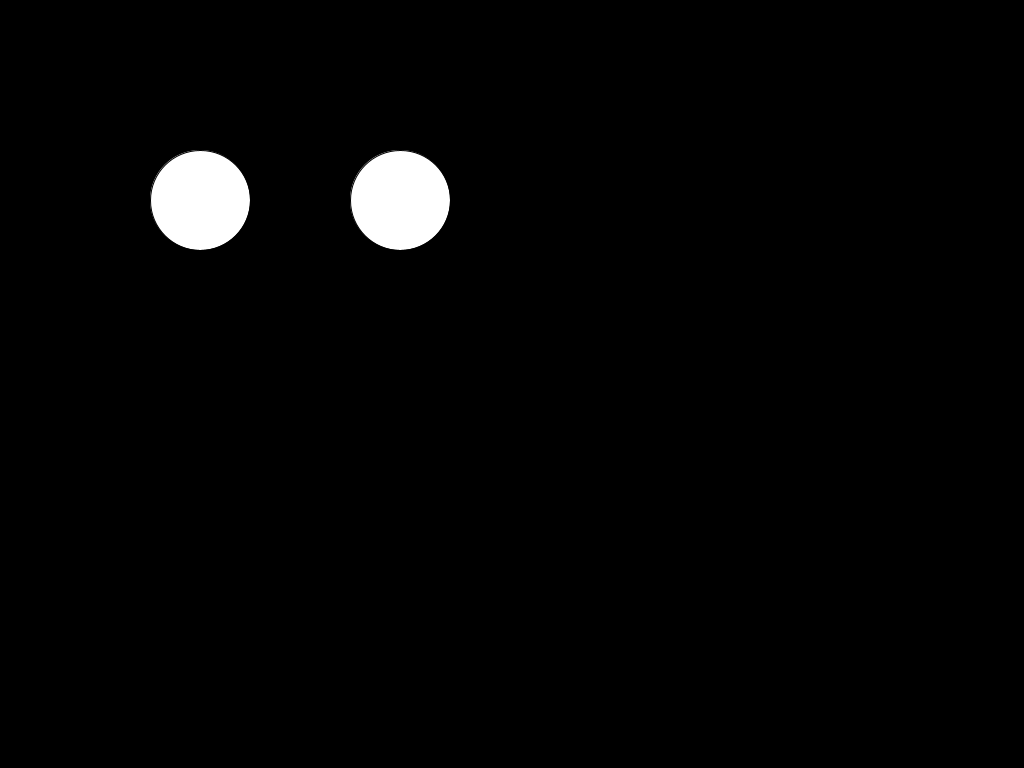
Frame 1 (no input)
Frame 60 (the mouse pressed at the canvas centre just before this capture): identical to frame 1, image omitted
Frame 120 (the mouse held since frame 60 and released just before this capture): identical to frame 1, image omitted

The Processing sketch that drew this single still picture (run headless with seeded random() and noise(); from frame 60 on, the mouse is pressed at the canvas centre):

// Processing sketch: sketch_180311a
// ── sketch_180311a.pde
void setup(){
size(1024,768);}
void draw(){
  background(0,0,0);
ellipse(200,200,100,100);
ellipse(400,200,100,100);
if((mouseX<250 && mouseX>150) && (mouseY<250 && mouseY>150)){
ellipse(mouseX,mouseY,25,25);
ellipse(mouseX+200,mouseY,25,25);}
else if(mouseX<150 && mouseY<250 && mouseY>150){ellipse(150,mouseY,25,25);}
else if(mouseX>250 && mouseY>150 && mouseY<250){ellipse(250,mouseY,25,25);}
else if(mouseY>250 && mouseX>150 && mouseX<250){ellipse(mouseX,250,25,25);}
else if(mouseY<150 && mouseX>150 && mouseX<250){ellipse(mouseX,150,25,25);}
}
